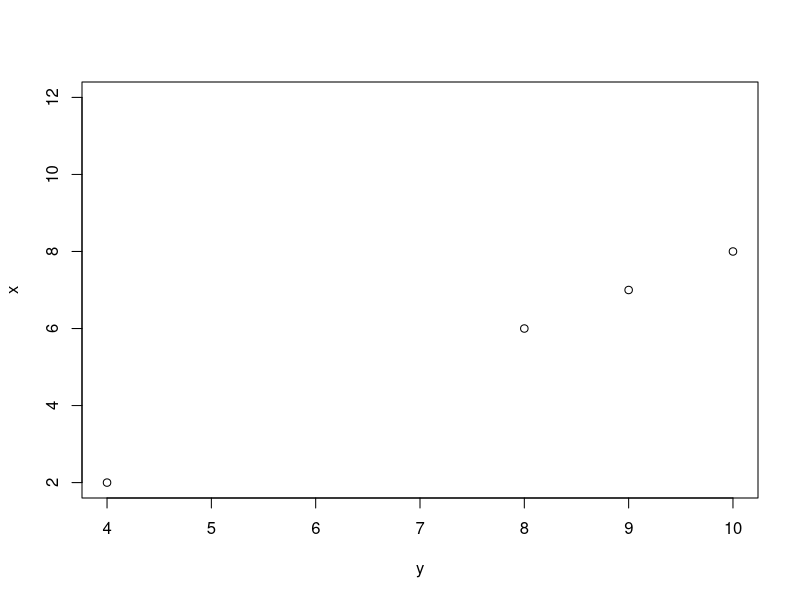

The R script that drew this image:
## List of included datasets for practice
## Practice or use these for reprexes
data()

## Handling/identifying NA or blank values
blanks <- c("John", "Jane", "")
nas <- c(NA, "Jane", "Joe")

print(blanks)
print(nas)
is.na(nas)

only_nas <- nas[is.na(nas)]
print(only_nas)

## Removing NAs
students <- c("John", "Jane", "Joe")
scores <- c(100, 80, NA)
df <- data.frame(student = students, score = scores)

print(df)
df <- na.omit(df)
print(df)

## Value imputation using central tendencies (mean, median)
employees <- c("John", "Jane", "Joe", "Janet")
hours_spent <- c(12, 14, NA, 9)
df <- data.frame(employee = employees, hours_spent = hours_spent)

print(df)

## Replace the missing value iwth the average of the rest of the employees'
mean_value <- mean(df$hours_spent[!is.na(df$hours_spent)])
print(mean_value)
df$hours_spent[is.na(df$hours_spent)] <- mean_value
print(df)

# RESET DATAFRAME
df$hours_spent <- hours_spent

# Set missing values to median
median_value <- median(df$hours_spent[!is.na(df$hours_spent)])
print(median_value)

df$hours_spent[is.na(df$hours_spent)] <- median_value
print(df)

## Linear regression
y <- c(10, 8, NA, 9, 4, NA)
x <- c(8, 6, 9, 7, 2, 12)
df <- data.frame(y = y, x = x)

print(df)
plot(df)

model <- lm(y ~ x)
summary(model)

## What is the predict() function?
imputed <- predict(model, newdata = list(x = df$x[is.na(df$y)])) 
df$y[is.na(df$y)] <- imputed
print(df)
